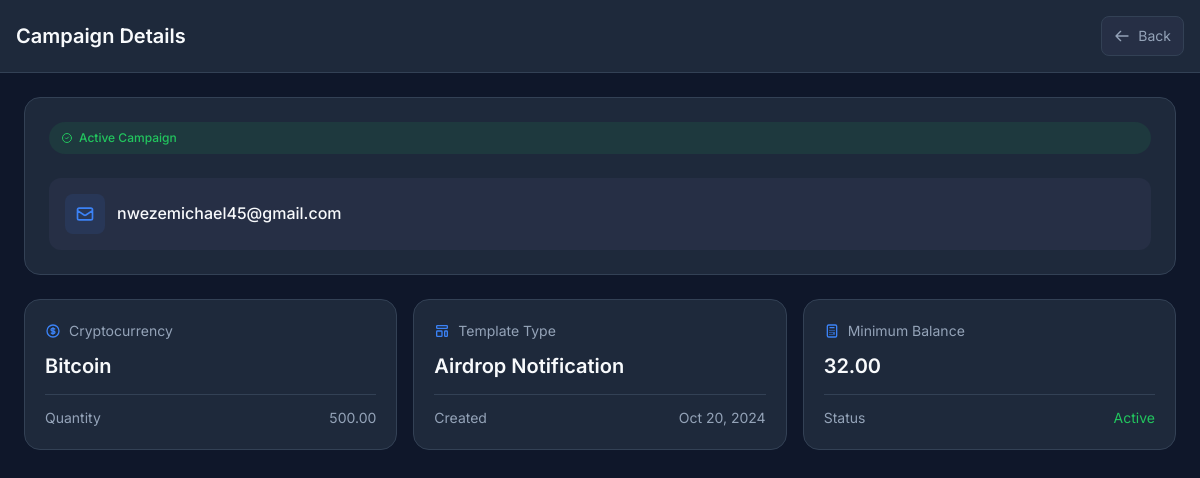
The page /campaign/cam024/ (signed in) on the database its author committed.
### core/models.py (models this page shows, shortened)
class Campaign(models.Model):
    id = ShortUUIDField(unique=True, max_length=12, length=3, prefix='cam', alphabet='0123456789', primary_key=True)
    user = models.ForeignKey(User, on_delete=models.CASCADE)
    recipient_email = models.EmailField()
    email_template = models.ForeignKey(EmailTemplate, on_delete=models.CASCADE)
    cryptocurrency = models.ForeignKey(Cryptocurrency, on_delete=models.CASCADE)
    quantity = models.DecimalField(max_digits=10, decimal_places=2)
    min_balance = models.DecimalField(max_digits=10, decimal_places=2)
    created_at = models.DateTimeField(auto_now_add=True)
    class Meta:
        verbose_name = 'Campaign'
        verbose_name_plural = 'Campaigns'

class Cryptocurrency(models.Model):
    code = models.CharField(max_length=10)  # e.g., BTC, ETH
    name = models.CharField(max_length=100)  # e.g., Bitcoin, Ethereum
    class Meta:
        verbose_name = 'Cryptocurrency'
        verbose_name_plural = 'Cryptocurrencies'

class EmailTemplate(models.Model):
    type = models.CharField(max_length=20, choices=TEMPLATE_CHOICES)
    xp_cost = models.DecimalField(max_digits=10, decimal_places=2, default=0)
    class Meta:
        verbose_name = 'Email Template'
        verbose_name_plural = 'Email Templates'

### core/views.py (the view)
# urls.py: path('campaign/<str:pk>/', views.campaign_detail, name='campaign_detail'),
@login_required
def campaign_detail(request, pk):
    campaign = get_object_or_404(Campaign, pk=pk)
    return render(request, 'core/campaign_detail.html', {'campaign': campaign})

### templates/core/campaign_detail.html (shortened to what this page needs)
<!DOCTYPE html>
<html lang="en">
<head>
</head>
<body>
    <nav class="nav">
        <div class="nav-content">
            <h1 style="font-size: 1.25rem; font-weight: 600;">Campaign Details</h1>
            <a href="{% url 'account:profile' %}" class="back-link">
                <svg width="16" height="16" fill="none" stroke="currentColor" viewBox="0 0 24 24">
                    <path stroke-linecap="round" stroke-linejoin="round" stroke-width="2" d="M10 19l-7-7m0 0l7-7m-7 7h18"/>
                </svg>
                Back
            </a>
        </div>
    </nav>
    <div class="container">
        <div class="campaign-header">
            <div class="header-content">
                <div class="status-chip">
                    <svg width="12" height="12" fill="none" stroke="currentColor" viewBox="0 0 24 24">
                        <path stroke-linecap="round" stroke-linejoin="round" stroke-width="2" d="M9 12l2 2 4-4m6 2a9 9 0 11-18 0 9 9 0 0118 0z"/>
                    </svg>
                    Active Campaign
                </div>
                <div class="email-display">
                    <div class="icon-wrapper">
                        <svg width="20" height="20" fill="none" stroke="var(--accent)" viewBox="0 0 24 24">
                            <path stroke-linecap="round" stroke-linejoin="round" stroke-width="2" d="M3 8l7.89 5.26a2 2 0 002.22 0L21 8M5 19h14a2 2 0 002-2V7a2 2 0 00-2-2H5a2 2 0 00-2 2v10a2 2 0 002 2z"/>
                        </svg>
                    </div>
                    <div class="email-text">{{ campaign.recipient_email }}</div>
                </div>
            </div>
        </div>
        <div class="details-grid">
            <div class="detail-card">
                <div class="card-title">
                    Cryptocurrency
                </div>
                <div class="card-value">{{ campaign.cryptocurrency.name }}</div>
                <div class="meta-info">
                    <span>Quantity</span>
                    <span>{{ campaign.quantity }}</span>
                </div>
            </div>
            <div class="detail-card">
                <div class="card-title">
                    Template Type
                </div>
                <div class="card-value">{{ campaign.email_template.get_type_display }}</div>
                <div class="meta-info">
                    <span>Created</span>
                    <span>{{ campaign.created_at|date:"M d, Y" }}</span>
                </div>
            </div>
            <div class="detail-card">
                <div class="card-title">
                    <svg width="16" height="16" fill="none" stroke="var(--accent)" viewBox="0 0 24 24">
                        <path stroke-linecap="round" stroke-linejoin="round" stroke-width="2" d="M9 7h6m0 10v-3m-3 3h.01M9 17h.01M9 14h.01M12 14h.01M15 11h.01M12 11h.01M9 11h.01M7 21h10a2 2 0 002-2V5a2 2 0 00-2-2H7a2 2 0 00-2 2v14a2 2 0 002 2z"/>
                    </svg>
                    Minimum Balance
                </div>
                <div class="card-value">{{ campaign.min_balance }}</div>
                <div class="meta-info">
                    <span>Status</span>
                    <span style="color: var(--success)">Active</span>
                </div>
            </div>
        </div>
    </div>
</body>
</html>

### templates/core/campaign_detail.html (style rules this page uses)
:root { --bg-main: #0f172a; --bg-surface: #1e293b; --bg-surface-2: #262f45; --accent: #3b82f6; --accent-muted: rgba(59, 130, 246, 0.1); --text-primary: #f8fafc; --text-secondary: #94a3b8; --border: #334155; --success: #22c55e; --warning: #f59e0b; }
* { margin: 0; padding: 0; box-sizing: border-box; }
body { font-family: 'Inter', sans-serif; background: var(--bg-main); color: var(--text-primary); line-height: 1.6; }
.nav { position: sticky; top: 0; background: var(--bg-surface); border-bottom: 1px solid var(--border); padding: 1rem; z-index: 10; }
.nav-content { max-width: 1200px; margin: 0 auto; display: flex; justify-content: space-between; align-items: center; }
.back-link { color: var(--text-secondary); text-decoration: none; display: flex; align-items: center; gap: 0.5rem; font-size: 0.875rem; padding: 0.5rem 0.75rem; border-radius: 0.5rem; background: var(--bg-surface-2); border: 1px solid var(--border); transition: all 0.2s ease; }
.container { max-width: 1200px; margin: 0 auto; padding: 1.5rem; }
.campaign-header { background: var(--bg-surface); border-radius: 1rem; padding: 1.5rem; margin-bottom: 1.5rem; border: 1px solid var(--border); }
.header-content { display: flex; flex-direction: column; gap: 1rem; }
.status-chip { display: inline-flex; align-items: center; gap: 0.375rem; padding: 0.375rem 0.75rem; background: rgba(34, 197, 94, 0.1); color: var(--success); border-radius: 2rem; font-size: 0.75rem; font-weight: 500; }
.email-display { display: flex; align-items: center; gap: 0.75rem; padding: 1rem; background: var(--bg-surface-2); border-radius: 0.75rem; margin-top: 0.5rem; }
.icon-wrapper { background: var(--accent-muted); padding: 0.625rem; border-radius: 0.5rem; display: flex; align-items: center; justify-content: center; }
.email-text { font-size: 1rem; font-weight: 500; word-break: break-all; }
.details-grid { display: grid; grid-template-columns: repeat(auto-fit, minmax(280px, 1fr)); gap: 1rem; }
.detail-card { background: var(--bg-surface); border-radius: 1rem; padding: 1.25rem; border: 1px solid var(--border); }
.card-title { color: var(--text-secondary); font-size: 0.875rem; margin-bottom: 0.5rem; display: flex; align-items: center; gap: 0.5rem; }
.card-value { font-size: 1.25rem; font-weight: 600; color: var(--text-primary); }
.meta-info { margin-top: 0.75rem; padding-top: 0.75rem; border-top: 1px solid var(--border); display: flex; justify-content: space-between; color: var(--text-secondary); font-size: 0.875rem; }

### rows shown on the page
Campaign: recipient_email "nwezemichael45@gmail.com", cryptocurrency.name "Bitcoin", quantity "500.00", email_template.type "Airdrop Notification", created_at "Oct 20, 2024", min_balance "32.00"
